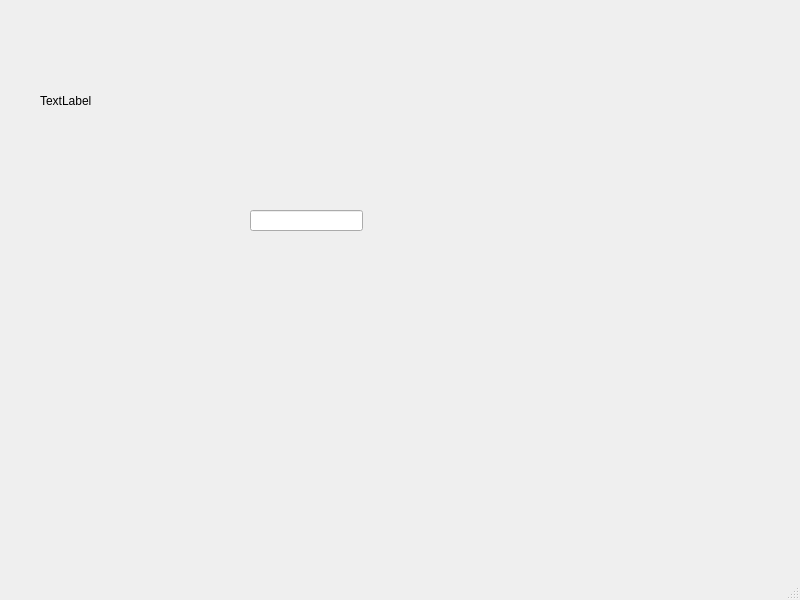
<?xml version="1.0" encoding="UTF-8"?>
<ui version="4.0">
 <class>MainWindow</class>
 <widget class="QMainWindow" name="MainWindow">
  <property name="geometry">
   <rect>
    <x>0</x>
    <y>0</y>
    <width>800</width>
    <height>600</height>
   </rect>
  </property>
  <property name="windowTitle">
   <string>MainWindow</string>
  </property>
  <widget class="QWidget" name="centralwidget">
   <widget class="ClickableLabel" name="label">
    <property name="geometry">
     <rect>
      <x>40</x>
      <y>60</y>
      <width>81</width>
      <height>81</height>
     </rect>
    </property>
    <property name="sizePolicy">
     <sizepolicy hsizetype="Fixed" vsizetype="Fixed">
      <horstretch>0</horstretch>
      <verstretch>0</verstretch>
     </sizepolicy>
    </property>
    <property name="text">
     <string>TextLabel</string>
    </property>
   </widget>
   <widget class="QLineEdit" name="lineEdit">
    <property name="geometry">
     <rect>
      <x>250</x>
      <y>210</y>
      <width>113</width>
      <height>21</height>
     </rect>
    </property>
   </widget>
  </widget>
  <widget class="QMenuBar" name="menubar">
   <property name="geometry">
    <rect>
     <x>0</x>
     <y>0</y>
     <width>800</width>
     <height>36</height>
    </rect>
   </property>
  </widget>
  <widget class="QStatusBar" name="statusbar"/>
 </widget>
 <customwidgets>
  <customwidget>
   <class>ClickableLabel</class>
   <extends>QLabel</extends>
   <header>clickablelabel.h</header>
  </customwidget>
 </customwidgets>
 <resources/>
 <connections/>
</ui>
